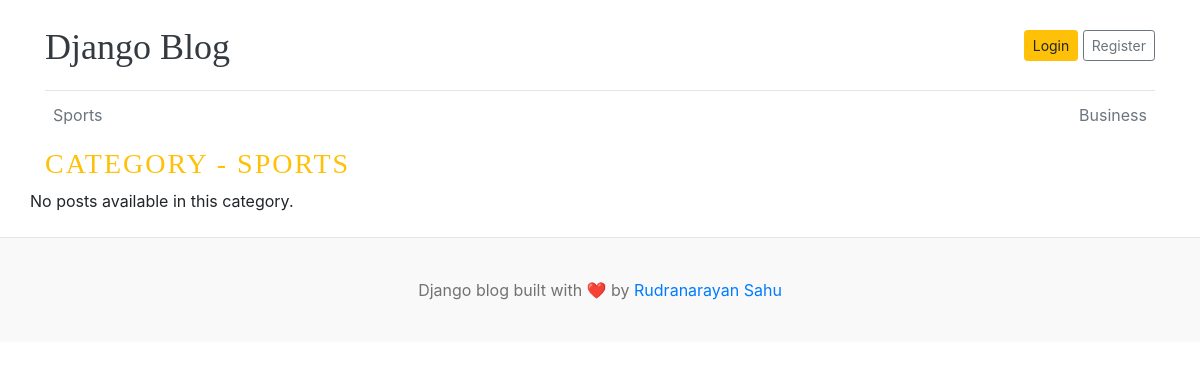
The app's page /category/1/, older data.
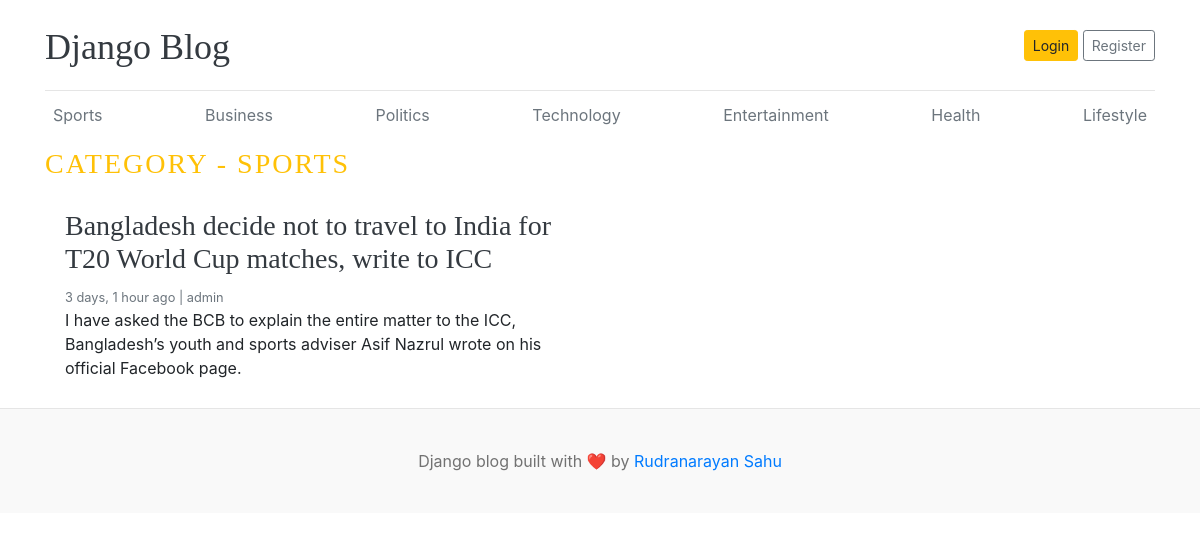
The same page, newer data.
### blogs/models.py (models this page shows, shortened)
class Category(models.Model):
    category_name = models.CharField(max_length=50, unique=True)
    created_at = models.DateTimeField(auto_now_add=True)
    updated_at = models.DateTimeField(auto_now=True)
    class Meta:
        verbose_name = "Category"
        verbose_name_plural = "Categories"
    def __str__(self):
        return self.category_name

class Blog(models.Model):
    title = models.CharField(max_length=200)
    slug = models.SlugField(max_length=200, unique=True, blank=True)
    category = models.ForeignKey(Category, on_delete=models.CASCADE)
    author = models.ForeignKey(User, on_delete=models.CASCADE)
    featured_image = models.ImageField(upload_to='uploads/%Y/%m/%d/',)
    short_description = models.TextField(max_length=500)
    blog_body = models.TextField(max_length=2000)
    status = models.CharField(max_length=20, choices=STATUS_CHOICES, default="Draft")
    is_featured = models.BooleanField(default=False)
    created_at = models.DateTimeField(auto_now_add=True)
    updated_at = models.DateTimeField(auto_now=True)
    class Meta:
        verbose_name = "Blog"
        verbose_name_plural = "Blogs"

### blogs/views.py (the view)
# urls.py: path('<int:category_id>/', views.posts_by_category, name='posts_by_category'),
def posts_by_category(request, category_id):
    posts = Blog.objects.filter(status="Published", category=category_id)
    try:
        category = Category.objects.get(pk=category_id)
    except:
        return redirect('home')
    context = {
        'posts': posts,
        'category': category,
    }
    return render(request, 'posts_by_category.html', context)

### blogs/context_processors.py (called while the page is built)
def get_categories(request):
    from blogs.models import Category
    categories = Category.objects.all()
    return {'categories': categories}

### templates/posts_by_category.html (shortened to what this page needs)
{% extends 'base.html' %}
{% block content %}
        <h3 class="text-uppercase text-warning" style="letter-spacing: 2px">
            Category - {{ category }}
        </h3>
        <div class="row mb-2">
            {% if posts %}
            {% for post in posts %}
            <div class="col-md-6">
                <div class="card border-0">
                    <div class="card-body">
                        <h3><a href="{% url 'blogs' post.slug %}" class="text-dark">{{ post.title }}</a></h3>
                        <small class="mb-1 text-muted">{{ post.created_at | timesince }} ago | {{ post.author }}</small>
                        <p class="card-text">{{ post.short_description | truncatewords:30 }}</p>
                    </div>
                </div>
            </div>
            {% endfor %}
            {% else %}
            <p>No posts available in this category.</p>
            {% endif %}
        </div>
            </div>
{% endblock %}

### templates/base.html (shortened to what this page needs)
{% load static %}
<!DOCTYPE html>
<html lang="en">
<head>
    <link href="https://getbootstrap.com/docs/4.0/dist/css/bootstrap.min.css" rel="stylesheet" />
    <link href="{% static 'css/blog.css' %}" rel="stylesheet" />
</head>
<body>
    <div class="container">
        <header class="blog-header py-3">
            <div class="row flex-nowrap justify-content-between align-items-center">
                <div class="col-8 pt-1">
                    <a class="blog-header-logo text-dark" href="/">Django Blog</a>
                </div>
                <div class="col-4 d-flex justify-content-end align-items-center">
                    <a class="btn btn-sm btn-warning" href="#">Login</a> &nbsp;
                    <a class="btn btn-sm btn-outline-secondary" href="#">Register</a>
                </div>
            </div>
        </header>
        <div class="nav-scroller py-1 mb-2">
            <nav class="nav d-flex justify-content-between">
                {% for category in categories %}
                <a class="p-2 text-muted" href="{% url 'posts_by_category' category.id %}">{{ category.category_name }}</a>
                {% endfor %}
            </nav>
        </div>
    {% block content %}
    {% endblock %}
    <footer class="blog-footer">
        <p>Django blog built with ❤️ by <a href="#">Rudranarayan Sahu</a></p>
    </footer>
</body>
</html>

Row changes from the older to the newer data that the page shows:
added Category: category_name "Politics"
added Category: category_name "Technology"
added Category: category_name "Entertainment"
added Category: category_name "Health"
added Category: category_name "Lifestyle"
added Blog: title "Bangladesh decide not to travel to India for T20 World Cup matches, write to ICC", created_at "3 days, 1 hour", author "admin", short_description "I have asked the BCB to explain the entire matter to the ICC, Bangladesh’s youth and sports adviser Asif Nazrul wrote on his official Facebook page."
Text that changed along with them:
text no longer shown: "No posts available in this category."
